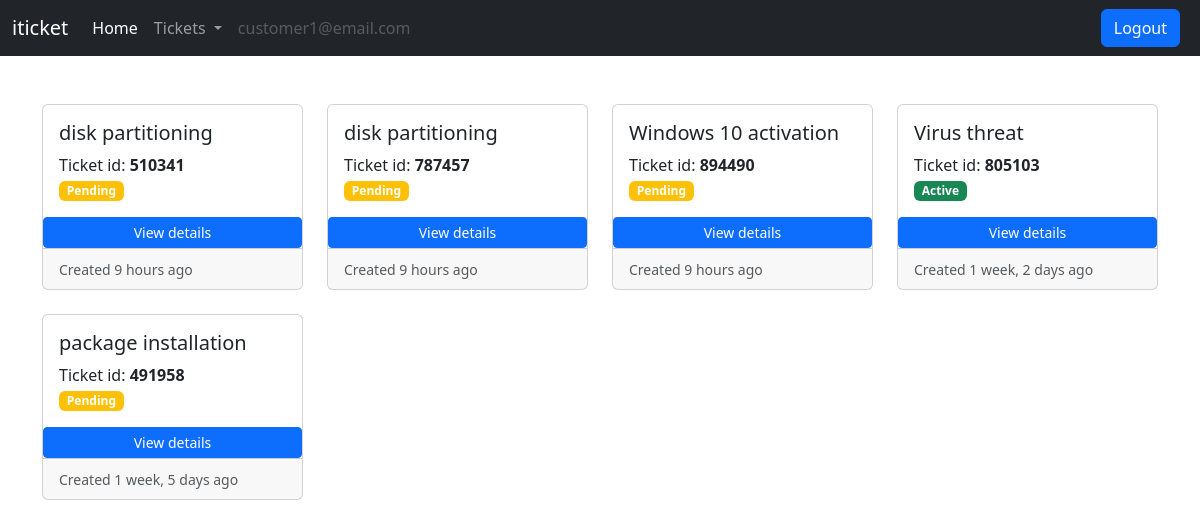
The app's page /ticket/customer-active-tickets/ (signed in) with its own data.
### accounts/models.py (models this page shows)
class User(AbstractUser):
    is_customer = models.BooleanField(default=False)
    is_engineer = models.BooleanField(default=False)
    email = models.EmailField(unique=True)

### ticket/models.py (models this page shows)
class Ticket(models.Model):
    customer = models.ForeignKey(User, on_delete=models.CASCADE)
    engineer = models.ForeignKey(User, on_delete=models.DO_NOTHING, related_name='engineer', null=True, blank=True)
    ticket_id = models.CharField(max_length=15, unique=True)
    ticket_title = models.CharField(max_length=50)
    ticket_description = models.TextField()
    status = models.CharField(max_length=20, choices=CHOICES, default='Pending')
    created_on = models.DateTimeField(auto_now_add=True)
    last_modified = models.DateTimeField(auto_now=True)
    is_resolved = models.BooleanField(default=False)
    severity = models.CharField(max_length=5, choices=(('A', 'A'), ('B', 'B')), default='B')
    is_assigned_to_engineer = models.BooleanField(default=False)
    resolution_steps = models.TextField(blank=True, null=True)

### ticket/views.py (the view)
# urls.py: path('customer-active-tickets/', views.customer_active_tickets, name='customer-active-tickets'),
def customer_active_tickets(request):
    tickets = Ticket.objects.filter(customer=request.user, is_resolved=False).order_by('-created_on')
    context = {'tickets':tickets}
    return render(request, 'ticket/customer_active_tickets.html', context)

### templates/ticket/customer_active_tickets.html
{% extends 'base.html' %}
{% load static %}
{% load humanize %}
{% block content %}
<div class="row row-cols-1 row-cols-md-4 g-4">
    {% for ticket in tickets %}
    <div class="col">
        <div class="card h-100">
            <div class="card-body">
                <h5 class="card-title">{{ticket.ticket_title}}</h5>
                <p class="card-text">
                    Ticket id: <b>{{ticket.ticket_id}}</b><br>
                    {% if ticket.status == 'Pending' %}
                    <span class="badge bg-warning">Pending</span>
                    {% elif ticket.status == 'Active' %}
                    <span class="badge bg-success">Active</span>
                    {% elif ticket.status == 'Resolved' %}
                    <span class="badge bg-danger">Resolved</span>
                    {% endif %}
                </p>
            </div>
            <a href="{% url 'ticket-details' ticket.ticket_id %}" class="btn btn-primary btn-sm">View details</a>
            <div class="card-footer">
                <small class="text-muted">Created {{ticket.created_on|naturaltime}}</small>
            </div>
        </div>
    </div>
    {% endfor %}
</div>
{% endblock content %}

### templates/base.html (shortened to what this page needs)
<!DOCTYPE html>
<html lang="en">
<head>
    <link href="https://cdn.jsdelivr.net/npm/bootstrap@5.3.2/dist/css/bootstrap.min.css" rel="stylesheet"
>
</head>
<body>
    <nav class="navbar navbar-expand-lg navbar-dark bg-dark">
        <div class="container-fluid">
            <a class="navbar-brand" href="/">iticket</a>
            <div class="collapse navbar-collapse" id="navbarSupportedContent">
                <ul class="navbar-nav me-auto mb-2 mb-lg-0">
                    <li class="nav-item">
                        <a class="nav-link active" aria-current="page" href="/">Home</a>
                    </li>
                    {% if request.user.is_authenticated %}
                    {% if request.user.is_customer %}
                    <li class="nav-item dropdown">
                        <a class="nav-link dropdown-toggle" href="#" id="navbarDropdown" role="button"
                            data-bs-toggle="dropdown" aria-expanded="false">
                            Tickets
                        </a>
                    </li>
                    {% endif %}
                    <li class="nav-item">
                        <a class="nav-link disabled" href="#" tabindex="-1"
                            aria-disabled="true">{{request.user.email}}</a>
                    </li>
                </ul>
                <a href="{% url 'logout' %}" class="btn btn-primary me-2">Logout</a>
                {% endif %}
            </div>
        </div>
    </nav>
    <div class="container mt-5">
        {% block content %}
        {% endblock content %}
    </div>
</body>
</html>

### records on screen
User: user.email "customer1@email.com"
Ticket: ticket_title "disk partitioning", ticket_id "510341", status "Pending", created_on "9 hours ago"
Ticket: ticket_title "disk partitioning", ticket_id "787457", status "Pending", created_on "9 hours ago"
Ticket: ticket_title "Windows 10 activation", ticket_id "894490", status "Pending", created_on "9 hours ago"
Ticket: ticket_title "Virus threat", ticket_id "805103", status "Active", created_on "1 week, 2 days ago"
Ticket: ticket_title "package installation", ticket_id "491958", status "Pending", created_on "1 week, 5 days ago"
